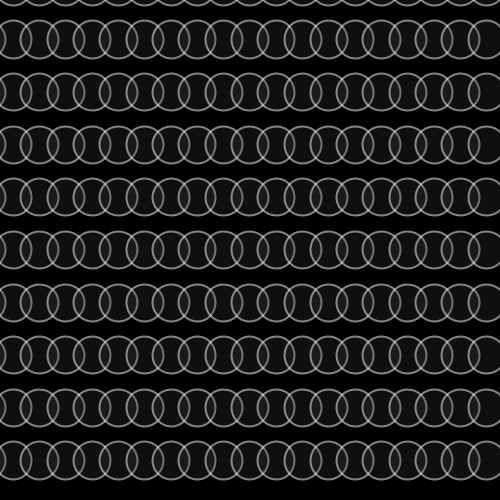
Frame 1 (no input)
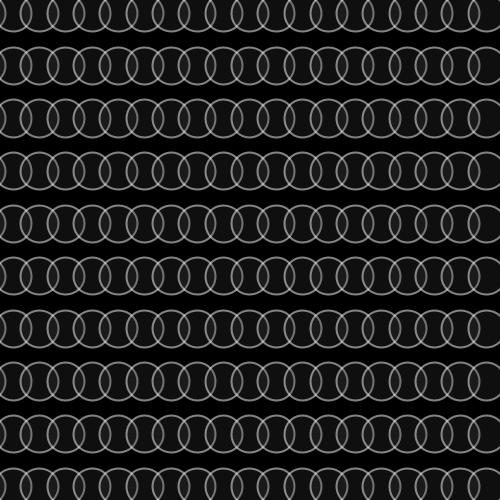
Frame 60 (the mouse pressed at the canvas centre just before this capture)
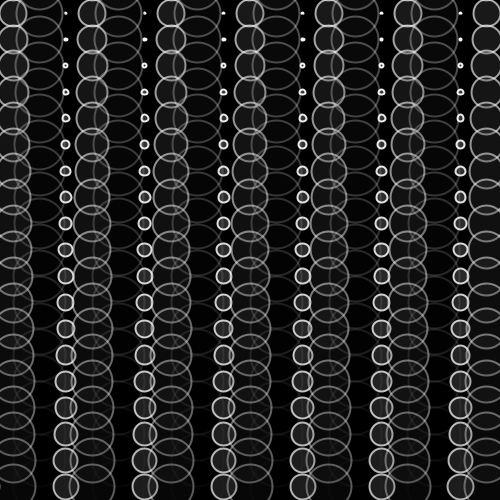
Frame 120 (the mouse held since frame 60 and released just before this capture)

The Processing sketch that drew these frames (run headless with seeded random() and noise(); from frame 60 on, the mouse is pressed at the canvas centre):

// Processing sketch: processing_151384
// ── processing_151384.pde

/*
 * Creative Coding
 * Week 2, 06 - Moving Patterns 2
 * by Indae Hwang and Jon McCormack
 * Copyright (c) 2014 Monash University
 *
 * Similar to the previous sketch, this sketch draws a grid of oscillating circles. Each circle has a "lifetime"
 * over which it grows and changes intensity and opacity. At the end of each lifetime the circle begins again.
 * frame_rate_value you use the mouseX to do change its value
 * 
 */

// variable used to store the current frame rate value
int frame_rate_value;

void setup() {

  // make the display window the full size of the screen
  //size(displayWidth, displayHeight);
  size(500, 500);

  frame_rate_value = 12;
  rectMode(CENTER);
  background(0);
}


void draw() {

  background(0);

  int num = 20;
  int margin = 0;
  float gutter = 0; //distance between each cell
  float cellsize = ( width - (2 * margin) - gutter * (num - 1) ) / (num - 1);
  
  // frame_rate_values -> (mouseX)
  if (mouseX <= width/2) {
    frame_rate_value = int(map(mouseX, 0, width/2, 2, 60));
   } 
   if (mouseX > width/2) {
     frame_rate_value = int(map(mouseX, width/2, width, 60, 120));
   }

  int circleNumber = 0; // counter
  for (int i=0; i<num; i++) {
    for (int j=0; j<num; j++) {
      circleNumber = (i * num) + j; // different way to calculate the circle number from w2_04

      float tx = margin + cellsize * i + gutter * i;
      float ty = margin + cellsize * j + gutter * j;

      movingCircle(tx, ty, cellsize, circleNumber);
    }
  }
  println(frame_rate_value);
} //end of draw


void movingCircle(float x, float y, float size, int offset) {

  float circlePeriod = (float)frame_rate_value;
  float circleAge = (float)((frameCount + offset) % (int)circlePeriod) / circlePeriod; //Cicles

  float circleSize = size * 2.0 * sin(circleAge * HALF_PI);

  strokeWeight(2);
  stroke(255, lerp(255, 0, circleAge));
  fill(lerp(128, 0, circleAge), lerp(120, 0, circleAge));
  ellipse(x-size/2, y-size/2, circleSize, circleSize);
}
